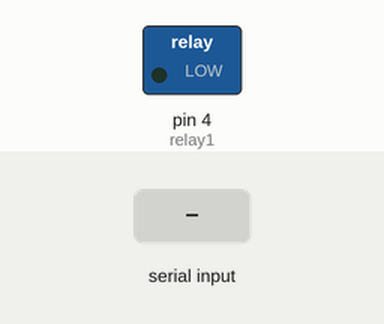
This sketch was run on a simulated Arduino Nano, built with avr-gcc and run on an emulated ATmega328P. Parts: switched loads named in the sketch (green lamp = pin HIGH). The test bench sets the inputs (shaded band).

Above: at 1.2 s.
1.3 s: "1\n" received over the second serial link
At 1.7 s:
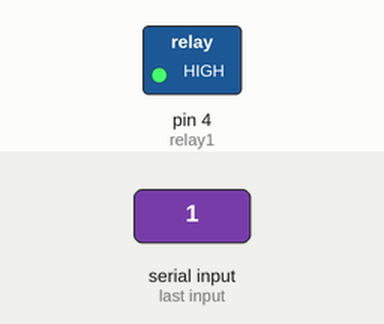
Timing chart, 0 to 4.3 s (numbered marks = the images above; inputs shaded):
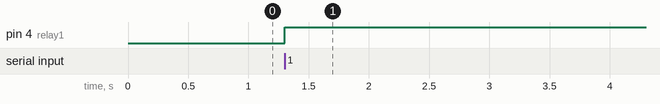

Measured:
- after the input at 1.3 s, pin 4 (relay1): LOW → HIGH at once

The sketch:

2019_relay-motion_node.ino
```cpp
/*
REMOTE ID (SINGLE NODE + MOTION SENSOR):
Relay ID: 1 (PARKING)
Motion ID: 2

Serial 433MHz Relay Remote V1.1
-----------------------
By Victor Winters 2017
------ HARDWARE ------

Unit Hardware:

- Adafruit Trinket Pro 5V 16MHz/Arduino NANO V3/Arduino Pro MINI
- HS-12 433 Wireless TX/RX
- Led
- Power supply 9/12V
- PIR sensor

*/
#include <SoftwareSerial.h>
SoftwareSerial mySerial(2, 3); // RX, TX

int motionstate = 0;

const int pir = 6;
const int relay1 = 4;
const int led = 5;

int runonce = 0;

String str;

void setup() {
    Serial.begin(9600);
    mySerial.begin(9600);

    pinMode(pir, INPUT);

    pinMode(relay1, OUTPUT);
    digitalWrite(relay1, LOW);


}


void loop() {

    if(mySerial.available() > 0) {
        str = mySerial.readStringUntil('\n');


// RELAY 1
         if (str == "1") {
                    if (digitalRead(relay1) == HIGH){
                        digitalWrite(relay1, LOW);
                        delay(100);
                        mySerial.println("switch~1~0");

                    } else if (digitalRead(relay1) == LOW) {
                        digitalWrite(relay1, HIGH);
                        delay(100);
                        mySerial.println("switch~1~1");

                    }


// STATUS
// FORMAT TO NODEJS: devicetype~serialid~serialactive

        } else if (str == "status") {
                    if (digitalRead(relay1) == HIGH){
                      delay(10);
                        mySerial.println("switch~1~1");
                    } else if (digitalRead(relay1) == LOW) {
                      delay(10);
                        mySerial.println("switch~1~0");
                    }

        } else {
             // Serial.println("Unknown Command");
        }

        delay(10);
    }


// PIR READ

//   if (digitalRead(pir) == HIGH){
//        if (motionstate == 0){
//          mySerial.println("motion~2~1");
//          motionstate = 1;
//        }
//      } else if (digitalRead(pir) == LOW) {
//        if (motionstate == 1){
//          mySerial.println("motion~2~0");
//          motionstate = 0;
//        }
//      }

        if (runonce == 0){
               mySerial.println("switch~1~0");  // switch is off, send status on boot
               runonce = 1;
        }

// END VOID LOOP
}
```
